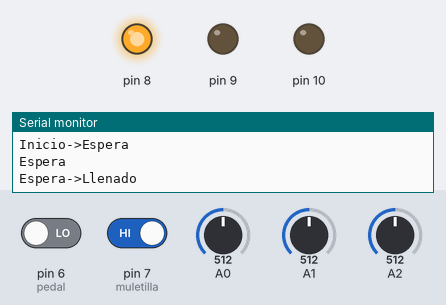
Simulated run of this program. Board: Arduino Uno, built with avr-gcc and run on an emulated ATmega328P. Parts: output pins drawn as LEDs (lit = HIGH), the last lines printed to the serial monitor. Dashed ring = blinking. Inputs (shaded band) come from the test bench; at power-on: A2 = 512, pin 6 (pedal) LOW, pin 7 (muletilla) HIGH, A0 = 512, A1 = 512.

Above: at 1.2 s.
1.3 s: A2 set to 900
At 2.4 s:
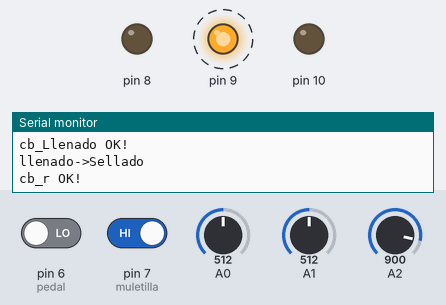
5.5 s: pin 6 (pedal) driven HIGH
8.5 s: pin 6 (pedal) driven LOW
At 10.8 s:
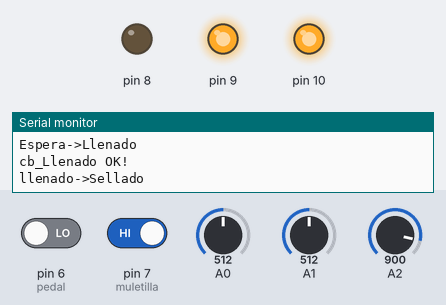
12.8 s: pin 7 (muletilla) driven LOW
At 16.4 s:
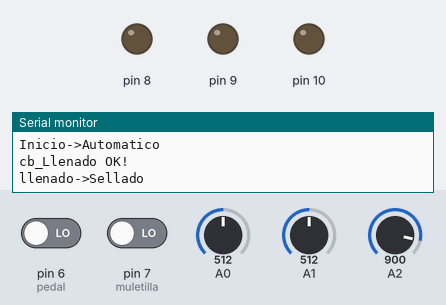
19.5 s: A2 set to 511
Timing chart, 0 to 24.0 s (numbered marks = the images above; inputs shaded):
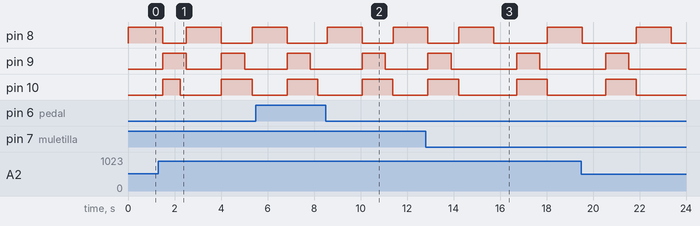

The program:

main.cpp
```cpp
#include "Entidad.h"

enum State{
  Inicio,
  auto_llenado,
  auto_sellado,
  Llenado,
  Sellado,
  Espera
};

typedef enum State state_t;

state_t currentState = Inicio;
state_t nextState = currentState;

const uint8_t  muletilla = 7;
const uint8_t  pedal = 6;


uint8_t flg_llenado = 0,flg_mordaza = 0, flg_resistencia= 0;
void cb_llenado();
void cb_Mordaza();
void cb_Resistencia();

Entidad v(8,0,3000),m(9,1,2000),r(10,2,1500); //el tercer argumento corresponde al tiempo del pot


void cb_llenado(){
  Serial.println("cb_Llenado OK!");
  v.setState(0);
  flg_llenado = 1;

}

void cb_r(){
  Serial.println("cb_r OK!");
  r.setState(0);
  flg_resistencia = 1;

}

void cb_m(){
  Serial.println("cb_m OK!");
  m.setState(0);
  flg_mordaza = 1;

}

void fct_Inicio(){

  /*v.readpot();
  r.readpot();
  m.readpot();*/
  r.readpot();
  Serial.println("Inicio");

  if(!(digitalRead(muletilla))){
    Serial.println("Inicio->Automatico");
    nextState = auto_llenado;
  }else
  {
    Serial.println("Inicio->Espera");
    nextState = Espera;
  }


}

void fct_Llenado(){

    v.changebyTime(1,cb_llenado);
    if(flg_llenado){
      flg_llenado = 0;
      v.setFlag(0);
      Serial.println("llenado->Sellado");
      nextState = Sellado;
    }

}

void fct_Sellado(){


  r.changebyTime(1,cb_r);
  m.changebyTime(1,cb_m);

  if(flg_mordaza&&flg_resistencia){
    flg_mordaza = 0;
    flg_resistencia = 0;
    r.setFlag(0);
    m.setFlag(0);
    Serial.println("Sellado->Inicio");
    nextState = Inicio;
  }

}

void fct_Espera(){


  Serial.println("Espera");
  while(digitalRead(pedal)){
    v.readpot();
    r.readpot();
    m.readpot();
    delay(100);
  }
  Serial.println("Espera->Llenado");
  nextState = Llenado;

}

void fct_autollenado(){

  v.changebyTime(1,cb_llenado);
  if(flg_llenado){
    flg_llenado = 0;
    v.setFlag(0);
    Serial.println("llenado->Sellado");
    nextState = auto_sellado;
    delay(1000); /*TIEMPO DE ESPERA ENTRE LLENADO Y SELLADO AUTOMATICO*/
  }


}

void fct_autosellado(){


  r.changebyTime(1,cb_r);
  m.changebyTime(1,cb_m);

  if(flg_mordaza&&flg_resistencia){
    flg_mordaza = 0;
    flg_resistencia = 0;
    r.setFlag(0);
    m.setFlag(0);
    Serial.println("Sellado->Inicio");
    nextState = Inicio;
  }


}


void setup() {
  Serial.begin(9600);
  pinMode(muletilla, INPUT);
  pinMode(pedal, INPUT);
  v.begin();
  r.begin();
  m.begin();

}

void loop() {


  currentState = nextState;
  switch (currentState)
  {
  case Inicio:
    fct_Inicio();
    break;

  case auto_llenado:
    fct_autollenado();
    break;

  case auto_sellado:
    fct_autosellado();
    break;


  case Espera:
    fct_Espera();
    break;

  case Llenado:
    fct_Llenado();
    break;

  case Sellado:
    fct_Sellado();
    break;

  default:
    break;
  }


}
```

TimeoutCallback.cpp
```cpp
#include "TimeoutCallback.h"

TimeoutCallback::TimeoutCallback() {
	this->onTimeoutCallbackPointer = NULL;
    this->duration = 0;
}

void TimeoutCallback::start(unsigned long durationMillis, ExternalCallbackPointer onTimeoutCallbackPointer) {

	this->onTimeoutCallbackPointer = onTimeoutCallbackPointer;
    this->duration = durationMillis;
    this->lastMillis = millis();
	this->running = true;
}

/*void TimeoutCallback::restart() {
	this->start();
}*/

void TimeoutCallback::stop() {
    this->running = false;
}

// Call this in Arduino loop() function
void TimeoutCallback::loop() {
	if (this->running) {
		unsigned long currentMillis = millis();
		if ((currentMillis - this->lastMillis) >= this->duration) {
			this->stop();
			this->onTimeoutCallbackPointer();
		}
	}
}

void TimeoutCallback::reset() {
	this->lastMillis = millis();
}
```

TimeoutCallback.h
```cpp
#include <Arduino.h>

class TimeoutCallback {

public:
    typedef void (*ExternalCallbackPointer)();
    TimeoutCallback();
    void start(unsigned long durationMillis, ExternalCallbackPointer onTimeoutCallbackPointer);
   // void restart();
    void stop();
    void loop();
    void reset();
protected:

private:
    ExternalCallbackPointer onTimeoutCallbackPointer;
    unsigned long duration;
    unsigned long lastMillis;
    boolean running = false;
};
```

entidad.cpp
```cpp
#include <Arduino.h>
#include <entidad.h>


Entidad::Entidad(uint8_t digital_pin,uint8_t analog_pin, uint32_t tiempo){

    this->digital_pin = digital_pin;
    this->analog_pin  =  analog_pin;
    this->tiempo      = tiempo;
    this->state = 0;
    this->timeMillis = 0;
};

void Entidad::begin(){

    pinMode(this->digital_pin, OUTPUT);
    this->timeMillis = map(analogRead(this->analog_pin),0,1023,0,this->tiempo);
    this->setState(0);
    digitalWrite(this->digital_pin,this->state);

};

void Entidad::readpot(){

    this->timeMillis = map(analogRead(this->analog_pin),0,1023,0,this->tiempo);

};

boolean Entidad::getState(){
    return this->state;
};

void Entidad::setState(boolean state){
    this->state = state;
    digitalWrite(digital_pin,state);
};

void Entidad::toggleState(){
    this->state = !this->getState();
    digitalWrite(this->digital_pin,this->state);
};

void Entidad::changebyTime(boolean state,ExternalCallbackPointer onTimeoutCallbackPointer){

    if(!this->once){
        this->setState(state);
        handle_time.start(this->timeMillis,onTimeoutCallbackPointer);
        this->once  = 1;
    }
    else{
        handle_time.loop();
    }
}
```

entidad.h
```cpp
#include <TimeoutCallback.h>


class Entidad {

    public:
    typedef void (*ExternalCallbackPointer)();
    Entidad(uint8_t digital_pin,uint8_t analog_pin,uint32_t tiempo);
    void begin();
    void readpot();
    boolean getState();
    void setFlag(boolean b){ this->once = b;};
    void setState(boolean state);
    void toggleState();
    void changebyTime(boolean state,ExternalCallbackPointer onTimeoutCallbackPointer);

    private:
    TimeoutCallback handle_time;
    uint8_t digital_pin;
    uint8_t analog_pin;
    uint32_t tiempo;
    boolean state;
    boolean once = 0;
    unsigned long timeMillis;
};
```

Measured:
- after the input at 8.5 s, pin 8: LOW → HIGH after 0.07 s, → LOW 1.5 s later, → HIGH 1.3 s later; pin 9: LOW → HIGH after 1.6 s, → LOW 1.0 s later; pin 10: LOW → HIGH after 1.6 s, → LOW 1.3 s later
- after the input at 12.8 s, pin 9: LOW → HIGH after 3.9 s, → LOW 1.0 s later; pin 10: LOW → HIGH after 3.9 s, → LOW 1.3 s later
- by itself, pin 9: alternates HIGH for 1.0 s and LOW for 1.5 s
